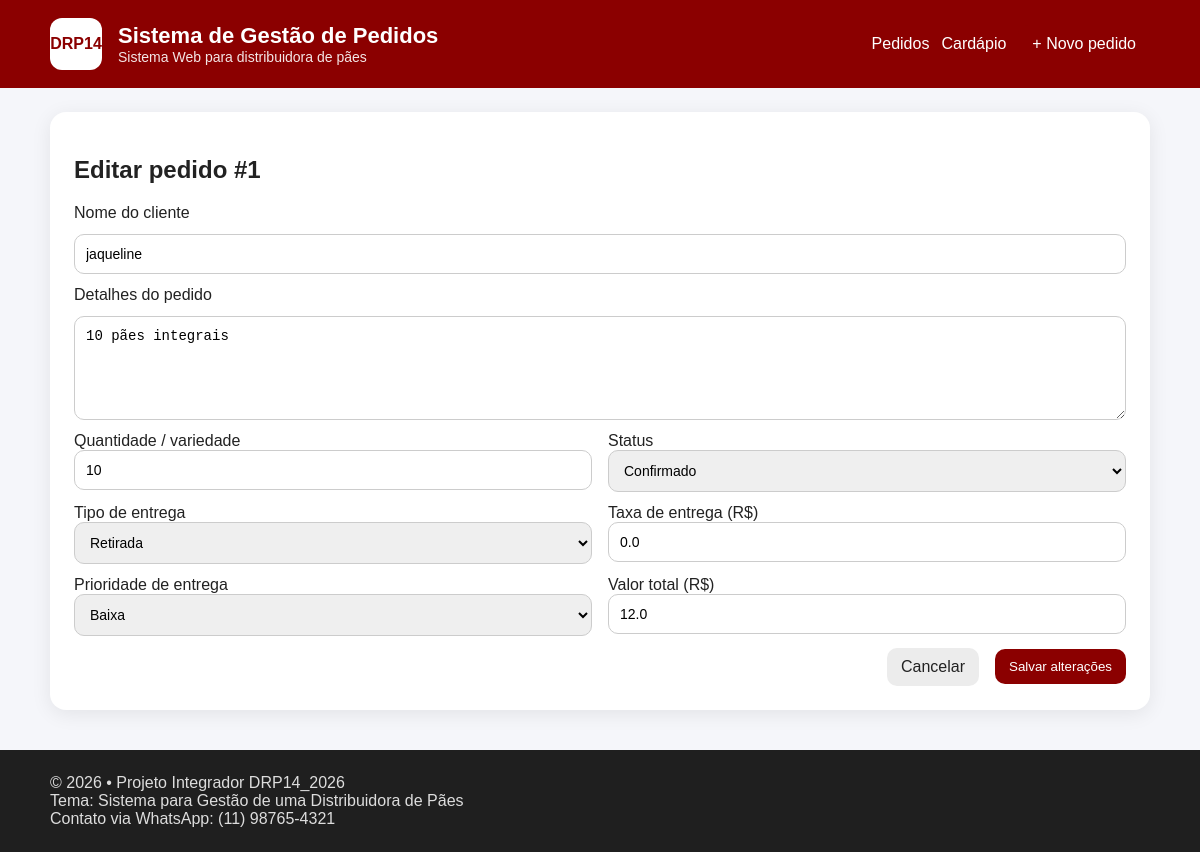
Screenshot of /ver/1 with the database file from the repository.
### tables this page shows
CREATE TABLE pedidos (
  id INTEGER PRIMARY KEY AUTOINCREMENT,
  cliente TEXT NOT NULL,
  descricao TEXT NOT NULL,
  quantidade_variedade TEXT NOT NULL,
  status TEXT NOT NULL DEFAULT 'Pendente',
  tipo_entrega TEXT NOT NULL DEFAULT 'Retirada',
  taxa_entrega REAL NOT NULL DEFAULT 0,
  valor_total REAL NOT NULL DEFAULT 0,
  prioridade TEXT NOT NULL DEFAULT 'Média',
  criado_em TEXT NOT NULL DEFAULT (datetime('now','localtime'))
);

### app.py (the view)
@app.route("/ver/<int:pedido_id>")
def ver(pedido_id):
    conn = get_connection()
    pedido = conn.execute(
        "SELECT * FROM pedidos WHERE id = ?",
        (pedido_id,)
    ).fetchone()
    conn.close()
    if pedido is None:
        flash("Pedido não encontrado.", "error")
        return redirect(url_for("index"))
    return render_template("view.html", pedido=pedido)

### app.py (called while the page is built)
def get_connection():
    conn = sqlite3.connect(DB_NAME)
    conn.row_factory = sqlite3.Row
    return conn

### templates/view.html
{% extends "base.html" %}
{% block content %}
<section class="card">
  <h1>
    {% if modo == "criar" %}Novo pedido{% else %}Editar pedido #{{ pedido["id"] }}{% endif %}
  </h1>
  <form class="form" method="post"
        action="{% if modo == 'criar' %}{{ url_for('criar') }}{% else %}{{ url_for('atualizar', pedido_id=pedido['id']) }}{% endif %}">
    <label>Nome do cliente</label>
    <input name="cliente" value="{{ pedido['cliente'] }}" placeholder="Ex.: Maria da Silva" required />
    <label>Detalhes do pedido</label>
    <textarea name="descricao" rows="5" placeholder="Ex.: 20 pães franceses e 10 pães integrais" required>{{ pedido['descricao'] }}</textarea>
    <div class="grid">
      <div>
        <label>Quantidade / variedade</label>
        <input name="quantidade_variedade" value="{{ pedido['quantidade_variedade'] }}" placeholder="Ex.: 20 franceses + 10 integrais" required />
      </div>
      <div>
        <label>Status</label>
        <select name="status">
          {% for opt in ["Pendente","Confirmado","Em separação","Aguardando entrega","Saiu para entrega","Entregue","Cancelado"] %}
            <option value="{{ opt }}" {% if pedido["status"]==opt %}selected{% endif %}>{{ opt }}</option>
          {% endfor %}
        </select>
      </div>
    </div>
    <div class="grid">
      <div>
        <label>Tipo de entrega</label>
        <select name="tipo_entrega">
          {% for opt in ["Retirada","Motoboy","Uber"] %}
            <option value="{{ opt }}" {% if pedido["tipo_entrega"]==opt %}selected{% endif %}>{{ opt }}</option>
          {% endfor %}
        </select>
      </div>
      <div>
        <label>Taxa de entrega (R$)</label>
        <input name="taxa_entrega" type="number" step="0.01" value="{{ pedido['taxa_entrega'] }}" placeholder="Ex.: 12.00" required />
      </div>
    </div>
    <div class="grid">
      <div>
        <label>Prioridade de entrega</label>
        <select name="prioridade">
          {% for opt in ["Baixa","Média","Alta"] %}
            <option value="{{ opt }}" {% if pedido["prioridade"]==opt %}selected{% endif %}>{{ opt }}</option>
          {% endfor %}
        </select>
      </div>
      <div>
        <label>Valor total (R$)</label>
        <input name="valor_total" type="number" step="0.01" value="{{ pedido['valor_total'] }}" placeholder="Ex.: 45.00" required />
      </div>
    </div>
    <div class="row end">
      <a class="btn ghost" href="{{ url_for('index') }}">Cancelar</a>
      <button class="btn" type="submit">
        {% if modo == "criar" %}Criar pedido{% else %}Salvar alterações{% endif %}
      </button>
    </div>
  </form>
</section>
{% endblock %}

### static/style.css (style rules this page uses)
* { box-sizing: border-box; }
body { margin: 0; font-family: Arial, Helvetica, sans-serif; background: #f5f6fa; color: #222; }
.card { background: white; margin: 24px 0; padding: 24px; border-radius: 16px; box-shadow: 0 4px 20px rgba(0, 0, 0, 0.08); }
.row { display: flex; justify-content: space-between; align-items: center; gap: 16px; flex-wrap: wrap; }
.row.end { justify-content: flex-end; }
.btn { background: #8b0000; color: white; border: none; text-decoration: none; padding: 10px 14px; border-radius: 10px; cursor: pointer; display: inline-block; }
.btn.ghost { background: #ececec; color: #222; }
.form { display: flex; flex-direction: column; gap: 12px; }
.form input, .form textarea, .form select { width: 100%; padding: 11px; border: 1px solid #ccc; border-radius: 10px; font-size: 14px; }
.grid { display: grid; grid-template-columns: 1fr 1fr; gap: 16px; }

### rows the page displays
pedidos: id "1", cliente "jaqueline", descricao "10 pães integrais", quantidade_variedade "10", status "Confirmado", tipo_entrega "Retirada", taxa_entrega "0.0", prioridade "Baixa", valor_total "12.0"
